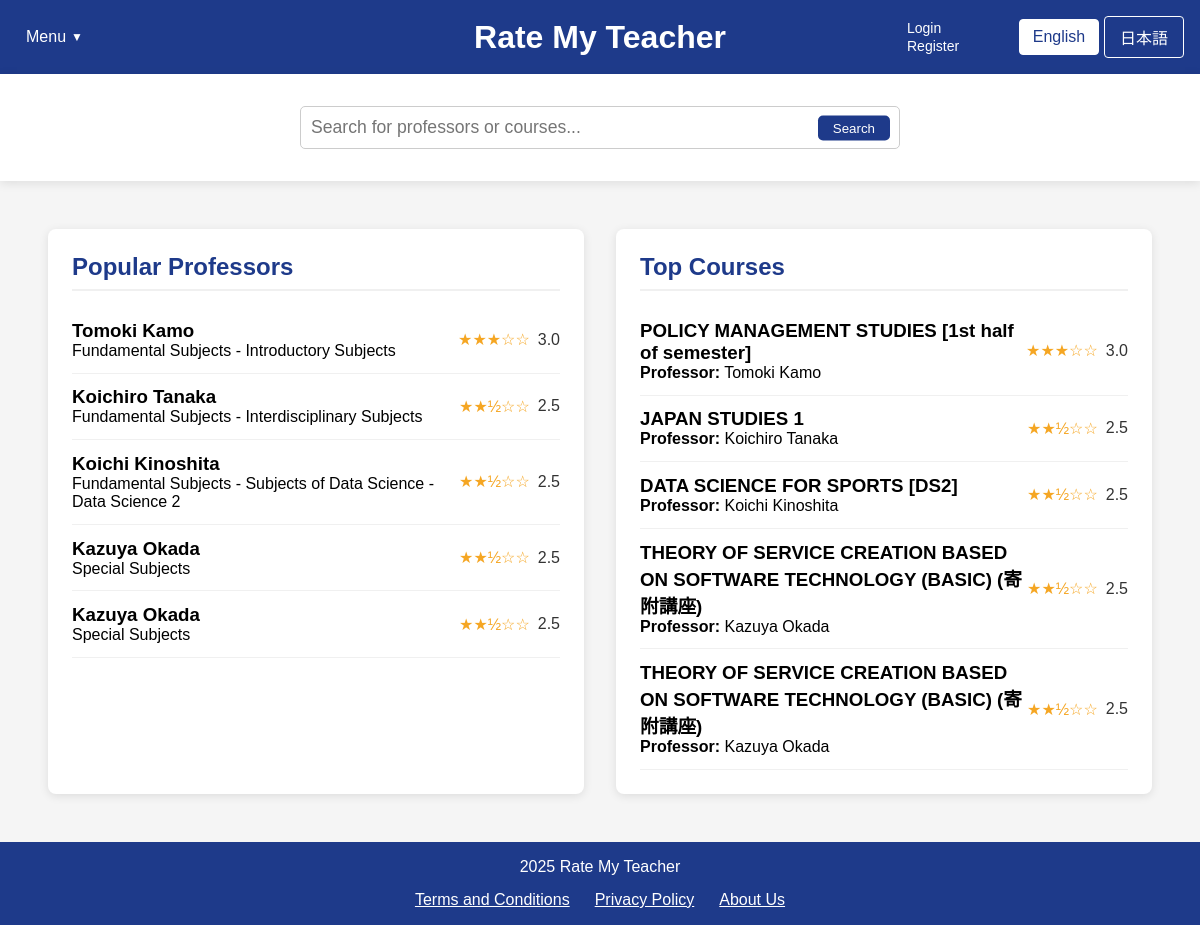
Page /home_dbutil.php on the earlier database version.
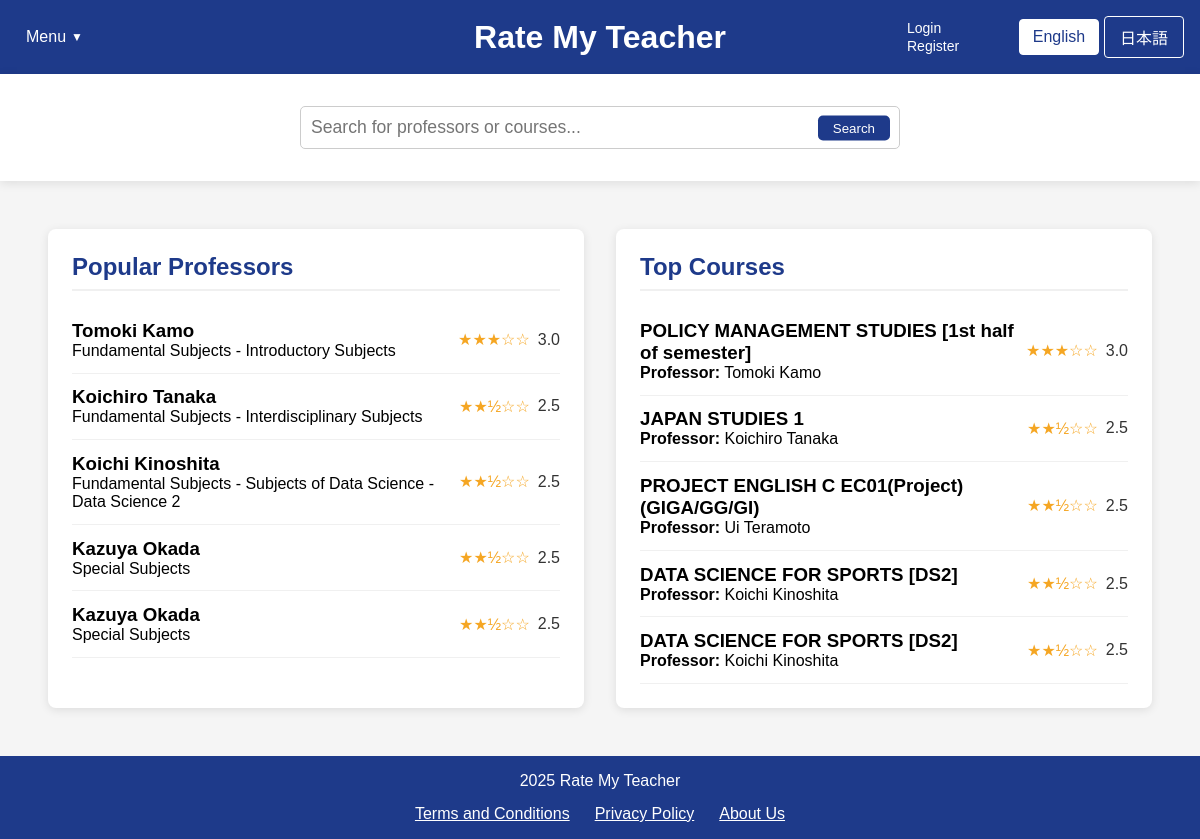
Same page on the later database version.
### tables this page shows
CREATE TABLE professors (
        id INTEGER PRIMARY KEY AUTOINCREMENT,
        name TEXT NOT NULL,
        department TEXT,
        bio TEXT,
        avg_content_quality REAL DEFAULT 0,
        avg_difficulty REAL DEFAULT 0,
        overall_rating REAL DEFAULT 0,
        review_count INTEGER DEFAULT 0
    );

CREATE TABLE courses (
        id INTEGER PRIMARY KEY AUTOINCREMENT,
        name TEXT NOT NULL,
        course_code TEXT,
        description TEXT,
        professor_id INTEGER,
        semester TEXT,
        avg_content_quality REAL DEFAULT 0,
        avg_difficulty REAL DEFAULT 0,
        overall_rating REAL DEFAULT 0,
        review_count INTEGER DEFAULT 0,
        FOREIGN KEY (professor_id) REFERENCES professors(id) ON DELETE SET NULL
    );

### home_dbutil.php (the view, shortened to what the changed rows need)
<?php
$isLoggedIn = isset($_SESSION["loggedin"]) && $_SESSION["loggedin"] === true;
require_once 'config.php';
function getTopProfessors($limit = 5) {
    global $conn;
    $professors = [];
    try {
        $ratingCount = 0;
        $ratingCheckResult = $conn->query("SELECT COUNT(*) as count FROM ratings");
        if ($ratingCheckResult) {
            $ratingCountRow = $ratingCheckResult->fetchArray(SQLITE3_ASSOC);
            $ratingCount = $ratingCountRow['count'];
        }
        if ($ratingCount > 0) {
            $hasProfRatingColumns = false;
            $columnsResult = $conn->query("PRAGMA table_info(professors)");
            while ($col = $columnsResult->fetchArray(SQLITE3_ASSOC)) {
                if ($col['name'] === 'avg_content_quality' || $col['name'] === 'overall_rating') {
                    $hasProfRatingColumns = true;
                    break;
                }
            }
            if ($hasProfRatingColumns) {
                $stmt = $conn->prepare("
                    SELECT id, name, department,
                           COALESCE(overall_rating, (avg_content_quality + avg_difficulty) / 2) as avg_rating,
                           COALESCE(avg_content_quality, 0) as avg_content_quality,
                           COALESCE(avg_difficulty, 0) as avg_difficulty,
                           COALESCE(review_count, 0) as review_count
                    FROM professors
                    WHERE COALESCE(review_count, 0) > 0
                    ORDER BY avg_rating DESC, review_count DESC
                    LIMIT :limit
                ");
            }
            $stmt->bindValue(':limit', $limit, SQLITE3_INTEGER);
            $result = $stmt->execute();
            while ($row = $result->fetchArray(SQLITE3_ASSOC)) {
                if (isset($row['avg_rating']) && $row['avg_rating'] !== null) {
                    $row['avg_rating'] = number_format((float)$row['avg_rating'], 1);
                } else {
                    $row['avg_rating'] = "N/A";
                }
                $professors[] = $row;
            }
        }
    } catch (Exception $e) {
        error_log("Error fetching top professors: " . $e->getMessage());
    }
    return $professors;
}
function getTopCourses($limit = 5) {
    global $conn;
    $courses = [];
    try {
        $ratingCount = 0;
        $ratingCheckResult = $conn->query("SELECT COUNT(*) as count FROM ratings");
        if ($ratingCheckResult) {
            $ratingCountRow = $ratingCheckResult->fetchArray(SQLITE3_ASSOC);
            $ratingCount = $ratingCountRow['count'];
        }
        if ($ratingCount > 0) {
            $hasCourseRatingColumns = false;
            $columnsResult = $conn->query("PRAGMA table_info(courses)");
            while ($col = $columnsResult->fetchArray(SQLITE3_ASSOC)) {
                if ($col['name'] === 'avg_content_quality') {
                    $hasCourseRatingColumns = true;
                    break;
                }
            }
            if ($hasCourseRatingColumns) {
                $stmt = $conn->prepare("
                    SELECT c.id, c.name as course_name, c.course_code,
                        COALESCE(c.avg_content_quality, 0) as avg_content_quality,
                        COALESCE(c.avg_difficulty, 0) as avg_difficulty,
                        (COALESCE(c.avg_content_quality, 0) + (5 - COALESCE(c.avg_difficulty, 0))) / 2 as avg_rating,
                        COALESCE(c.review_count, 0) as review_count,
                        p.name as professor_name
                    FROM courses c
                    LEFT JOIN professors p ON c.professor_id = p.id
                    WHERE COALESCE(c.review_count, 0) > 0
                    ORDER BY avg_rating DESC, review_count DESC
                    LIMIT :limit
                ");
            }
            $stmt->bindValue(':limit', $limit, SQLITE3_INTEGER);
            $result = $stmt->execute();
            while ($row = $result->fetchArray(SQLITE3_ASSOC)) {
                if (isset($row['avg_rating']) && $row['avg_rating'] !== null) {
                    $row['avg_rating'] = number_format((float)$row['avg_rating'], 1);
                } else {
                    $row['avg_rating'] = "N/A";
                }
                $courses[] = $row;
            }
        }
    } catch (Exception $e) {
        error_log("Error fetching top courses: " . $e->getMessage());
    }
    return $courses;
}
$topProfessors = getTopProfessors(5);
$topCourses = getTopCourses(5);
?>
<!DOCTYPE html>
<html lang="en">
<head>
    <link rel="stylesheet" href="css/style.css">
</head>
<body>
    <div class="container">
        <header>
                    <?php
                    $currentLang = isset($_COOKIE['language']) && $_COOKIE['language'] == 'ja' ? 'ja' : 'en';
                    ?>
            <div class="header-center">
                <div class="logo">
                    <h1><a href="home.php" style="color: white; text-decoration: none;"><?php echo $currentLang == 'ja' ? 'Rate My Teacher' : 'Rate My Teacher'; ?></a></h1>
                </div>
            </div>
        </header>
        <main style="flex: 1; display: flex; padding: 2rem;">
            <div id="popular-professors" class="content-box" style="flex: 1; background-color: white; margin: 1rem; padding: 1.5rem; border-radius: 8px; box-shadow: 0 2px 10px rgba(0,0,0,0.1);">
                <h2><?php echo $currentLang == 'ja' ? '人気の教授' : 'Popular Professors'; ?></h2>
                <div class="professor-list">
                    <?php foreach ($topProfessors as $professor): ?>
                    <a href="professor_page_template.php?name=<?php echo urlencode($professor['english_name']); ?>&lang=<?php echo $currentLang; ?>" style="text-decoration: none; color: inherit;">
                        <div class="professor-item" data-id="<?php echo $isLoggedIn ? $professor['id'] : 'login-required'; ?>">
                            <div>
                                <h3><?php echo htmlspecialchars($professor['name']); ?></h3>
                                <p><?php echo htmlspecialchars($professor['department'] ?? 'Unknown Department'); ?></p>
                            </div>
                            <div class="rating">
                                <?php
                                if ($professor['avg_rating'] !== 'N/A' && $professor['avg_rating'] > 0) {
                                    $fullStars = floor($professor['avg_rating']);
                                    $hasHalfStar = $professor['avg_rating'] - $fullStars >= 0.5;
                                    echo str_repeat('★', $fullStars);
                                    echo $hasHalfStar ? '½' : '';
                                    echo str_repeat('☆', 5 - $fullStars - ($hasHalfStar ? 1 : 0));
                                    echo ' <span>' . $professor['avg_rating'] . '</span>';
                                } else {
                                    echo '☆☆☆☆☆ <span>No ratings</span>';
                                }
                                ?>
                            </div>
                        </div>
                    </a>
                    <?php endforeach; ?>
                </div>
            </div>
            <div id="top-courses" class="content-box" style="flex: 1; background-color: white; margin: 1rem; padding: 1.5rem; border-radius: 8px; box-shadow: 0 2px 10px rgba(0,0,0,0.1);">
                <h2><?php echo $currentLang == 'ja' ? '人気のコース' : 'Top Courses'; ?></h2>
                <div class="course-list">
                    <?php foreach ($topCourses as $course): ?>
                    <a href="course.php?course=<?php echo urlencode($course['english_course_name']); ?>&professor=<?php echo urlencode($course['professor_name'] ?? ''); ?>&lang=<?php echo $currentLang;?>" style="text-decoration: none; color: inherit;">
                        <div class="course-item" data-id="<?php echo $isLoggedIn ? $course['id'] : 'login-required'; ?>">
                            <div>
                                <h3><?php echo htmlspecialchars($course['course_name'] ?? $course['name']); ?></h3>
                                <p><strong>Professor:</strong> <?php echo htmlspecialchars($course['professor_name'] ?? 'Unknown Professor'); ?></p>
                            </div>
                            <div class="rating">
                                <?php
                                if ($course['avg_rating'] !== 'N/A' && $course['avg_rating'] > 0) {
                                    $fullStars = floor($course['avg_rating']);
                                    $hasHalfStar = $course['avg_rating'] - $fullStars >= 0.5;
                                    echo str_repeat('★', $fullStars);
                                    echo $hasHalfStar ? '½' : '';
                                    echo str_repeat('☆', 5 - $fullStars - ($hasHalfStar ? 1 : 0));
                                    echo ' <span>' . $course['avg_rating'] . '</span>';
                                } else {
                                    echo '☆☆☆☆☆ <span>No ratings</span>';
                                }
                                ?>
                            </div>
                        </div>
                    </a>
                    <?php endforeach; ?>
                </div>
            </div>
        </main>
    </div>
</body>
</html>

Differences in the rows shown:
no longer on this page (row unchanged): courses: name "THEORY OF SERVICE CREATION BASED ON SOFTWARE TECHNOLOGY (BASIC) (寄附講座)", professor.name "Kazuya Okada", fullStars "★★", shows "½", hasHalfStar "☆☆", avg_rating "2.5"
now on this page (row edited): courses: name "PROJECT ENGLISH C EC01(Project)(GIGA/GG/GI)", professor.name "Ui Teramoto", fullStars "★★", shows "½", hasHalfStar "☆☆", avg_rating "2.5"
now on one of the page's lists (row unchanged): courses: name "DATA SCIENCE FOR SPORTS [DS2]", professor.name "Koichi Kinoshita"
